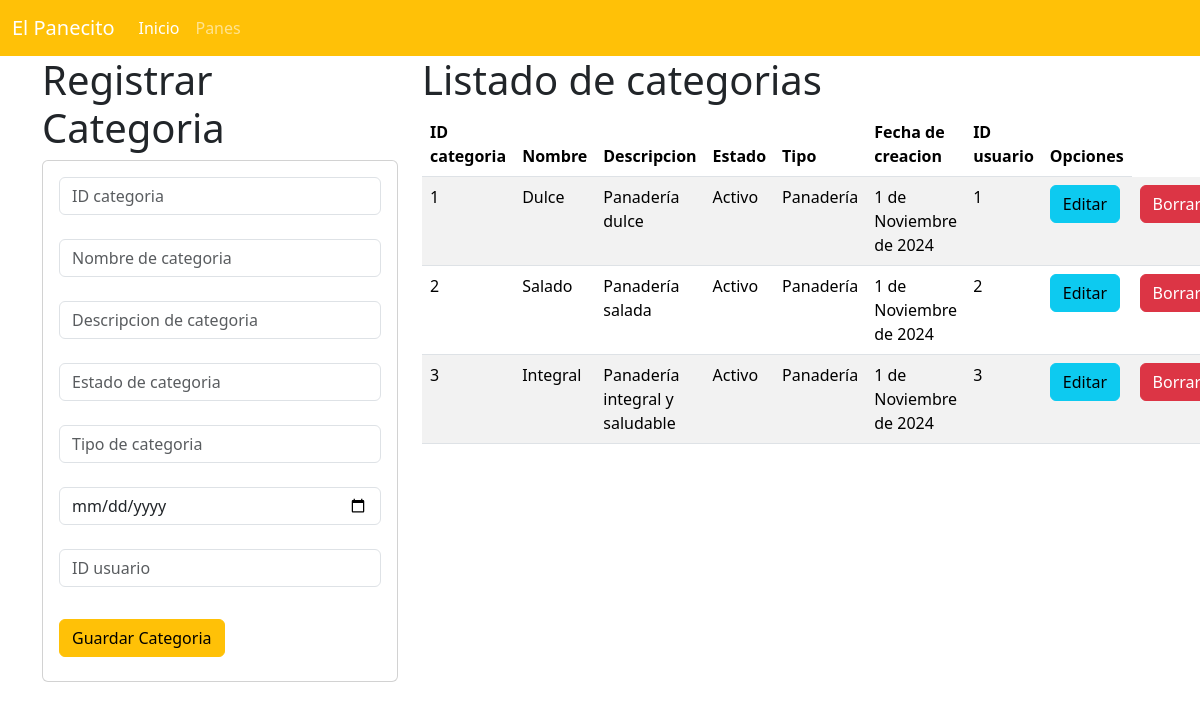
The page / on the database its author committed.
### categoria_app/models.py (models this page shows, shortened)
class Categoria(models.Model):
    id_categoria = models.CharField(primary_key=True, max_length=11)
    nombre_categoria = models.CharField(max_length=50)
    descripcion = models.CharField(max_length=100)
    estado = models.CharField(max_length=20)
    tipo = models.CharField(max_length=20)
    fecha_creacion = models.DateField()
    id_usuario = models.CharField(max_length=11)

### categoria_app/views.py (the view)
# urls.py: path('', views.inicio_vista, name='inicio_vista'),
def inicio_vista(request):
    lascategorias=Categoria.objects.all()
    return render(request, 'gestionarCategoria.html',{'miscategorias':lascategorias})

### categoria_app/templates/gestionarCategoria.html
{% extends "base.html" %}
{% block cuerpo %}
<div class="row">
    <div class="col-sm-12 col-md-4 col-lg-4 col-xl-4">
        <h1>Registrar Categoria</h1>
        <div class="card">
  <div class="card-body">
    <form action="registrarCategoria/" method="POST"> {% csrf_token %}
      <div class="form-group">
          <input type="text" id="num_id_categoria" name="num_id_categoria" class="form-control" placeholder="ID categoria" minlength="1" maxlength="11" required><br>
      </div>
      <div class="form-group">
          <input type="text" id="txt_nombre_categoria" name="txt_nombre_categoria" class="form-control" placeholder="Nombre de categoria" maxlength="50" required><br>
      </div>
      <div class="form-group">
        <input type="text" id="txt_descripcion" name="txt_descripcion" class="form-control" placeholder="Descripcion de categoria" maxlength="100" required><br>
    </div>
    <div class="form-group">
        <input type="text" id="txt_estado" name="txt_estado" class="form-control" placeholder="Estado de categoria" maxlength="20" required><br>
    </div>
    <div class="form-group">
        <input type="text" id="txt_tipo" name="txt_tipo" class="form-control" placeholder="Tipo de categoria" maxlength="20" required><br>
    </div>
    <div class="form-group">
        <input type="date" id="date_fecha_creacion" name="date_fecha_creacion" class="form-control" placeholder="Fecha de creacion de categoria" required><br>
    </div>
      <div class="form-group">
          <input type="text" id="num_id_usuario" name="num_id_usuario" class="form-control" placeholder="ID usuario" minlength="1" maxlength="11" required><br>
      </div>
      <div class="form-group py-2">
        <button type="submit" class="btn btn-warning">Guardar Categoria</button>
      </div>
    </form>
  </div>
</div>
    </div>
    <div class="col-sm-12 col-md-8 col-lg-8 col-xl-8">
        <h1>Listado de categorias</h1>
    <table class="table table-striped">
        <thead>
          <tr>
            <th scope="col">ID categoria</th>
            <th scope="col">Nombre</th>
            <th scope="col">Descripcion</th>
            <th scope="col">Estado</th>
            <th scope="col">Tipo</th>
            <th scope="col">Fecha de creacion</th>
            <th scope="col">ID usuario</th>
            <th> Opciones </th>
          </tr>
        </thead>
        <tbody>
          {% for c in miscategorias %}
          <tr>
            <td> {{c.id_categoria}}</td>
            <td> {{c.nombre_categoria}}</td>
            <td> {{c.descripcion}}</td>
            <td> {{c.estado}}</td>
            <td> {{c.tipo}}</td>
            <td> {{c.fecha_creacion}}</td>
            <td> {{c.id_usuario}}</td>
            <td> <a href="seleccionarCategoria/{{c.id_categoria}}" class="btn btn-info"> Editar</a></td>
            <td> <a href="borrarCategoria/{{c.id_categoria}}" class="btn btn-danger"> Borrar</a></td>
          </tr>
          {% endfor %}
        </tbody>
      </table>
    </div>
</div>
{% endblock %}

### categoria_app/templates/base.html (shortened to what this page needs)
<!DOCTYPE html>
<html lang="en">
<head>
    <link href="https://cdn.jsdelivr.net/npm/bootstrap@5.3.3/dist/css/bootstrap.min.css" rel="stylesheet">
</head>
<body>
    <nav class="navbar navbar-expand-lg bg-warning" data-bs-theme="dark">
        <div class="container-fluid">
          <a class="navbar-brand" href="#">El Panecito</a>
          <div class="collapse navbar-collapse" id="navbarNavAltMarkup">
            <div class="navbar-nav">
              <a class="nav-link active" aria-current="page" href="#">Inicio</a>
              <a class="nav-link" href="#">Panes</a>
            </div>
          </div>
        </div>
      </nav>
    <div class="container">
    {% block cuerpo %}
    {% endblock %}
    </div>
</body>
</html>

### rows shown on the page
Categoria: id_categoria "1", nombre_categoria "Dulce", descripcion "Panadería dulce", estado "Activo", tipo "Panadería", fecha_creacion "1 de Noviembre de 2024", id_usuario "1"
Categoria: id_categoria "2", nombre_categoria "Salado", descripcion "Panadería salada", estado "Activo", tipo "Panadería", fecha_creacion "1 de Noviembre de 2024", id_usuario "2"
Categoria: id_categoria "3", nombre_categoria "Integral", descripcion "Panadería integral y saludable", estado "Activo", tipo "Panadería", fecha_creacion "1 de Noviembre de 2024", id_usuario "3"
